Frame 1 (no input): blank canvas, image omitted
Frame 60 (the mouse pressed at the canvas centre just before this capture): blank canvas, image omitted
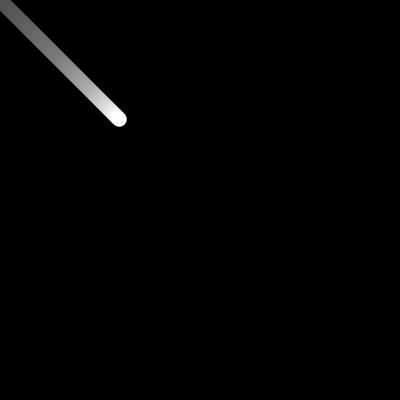
Frame 120 (the mouse held since frame 60 and released just before this capture)

The Processing sketch whose frames 1 and 60 were blank and that drew this single picture after the mouse press (run headless with seeded random() and noise(); from frame 60 on, the mouse is pressed at the canvas centre):

// Processing sketch: sketch_02_hello_functions
// ── sketch_02_hello_functions.pde
/*
Object : understand how to write and use a function with a return value
 
 - a function is a code block that executes a series of instructions sequentially
 - a function can be void so it just manipulates variables or drawing function
 OR it can calculate a new variable and return the result
 - you can pass arguments to a function
 
 */

// global variable available in our whole programm
float xpos;
float ypos;

void setup() {
  size(400, 400); 
  background(0);
  xpos = 0;
  ypos = 0;
}



void draw() {

  motionBlur(5);

  xpos = attract(mouseX, xpos, 0.015);
  ypos = attract(mouseY, ypos, 0.015);

  fill(255);
  ellipse(xpos, ypos, 15, 15);
}


void motionBlur(int transparency) {
  noStroke();
  fill(0, transparency);
  rect(0, 0, width, height);
}

float attract(float target, float position, float sensitivity) {
  position = (target - position) * sensitivity + position;
  return position;
}
